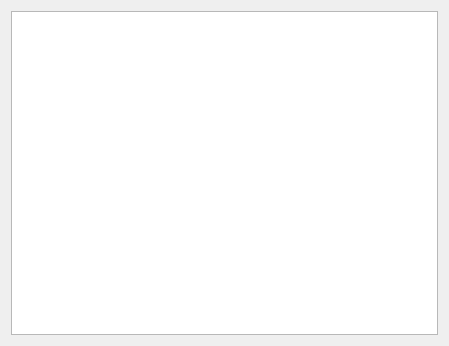
<?xml version="1.0" encoding="UTF-8"?>
<ui version="4.0">
 <class>Form</class>
 <widget class="QWidget" name="Form">
  <property name="geometry">
   <rect>
    <x>0</x>
    <y>0</y>
    <width>449</width>
    <height>346</height>
   </rect>
  </property>
  <property name="windowTitle">
   <string>Лидеры по этому судоку</string>
  </property>
  <layout class="QVBoxLayout" name="verticalLayout">
   <item>
    <widget class="QTableWidget" name="table">
     <property name="selectionMode">
      <enum>QAbstractItemView::SingleSelection</enum>
     </property>
     <property name="selectionBehavior">
      <enum>QAbstractItemView::SelectRows</enum>
     </property>
     <attribute name="verticalHeaderVisible">
      <bool>false</bool>
     </attribute>
    </widget>
   </item>
  </layout>
 </widget>
 <resources/>
 <connections/>
</ui>
